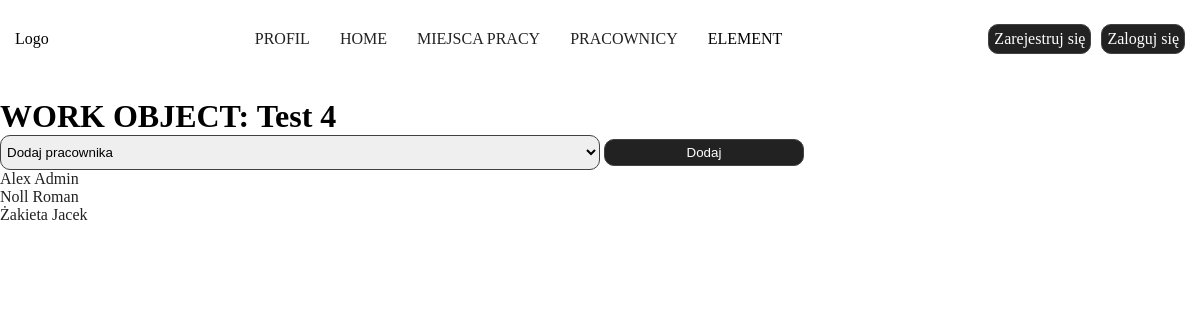
/work_object/56/, run on an earlier commit of the app's database.
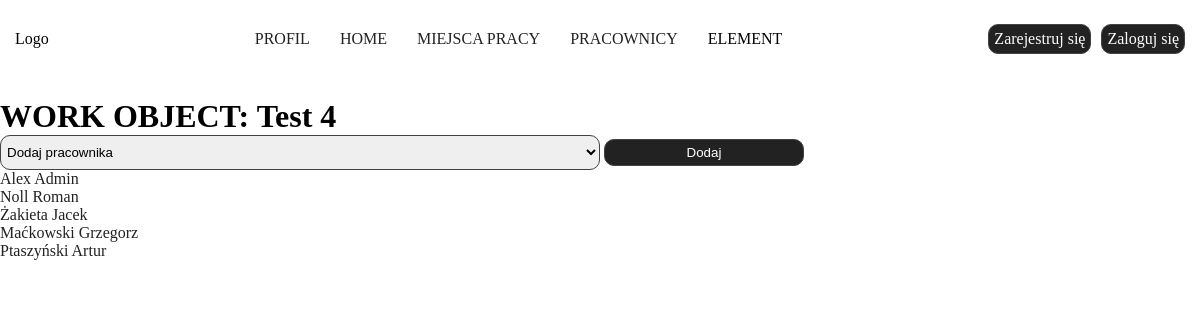
And on a later commit of the database.
### users/models.py (models this page shows, shortened)
class CustomUser(AbstractBaseUser, PermissionsMixin):
    username = models.CharField(
        _('Użytkownik'),
        null=True,
        max_length= 255,
        )
    email = models.EmailField(_("email"), unique=True)
    fp_token = models.CharField(
        null=True,
        max_length=192,
        unique=True,
    )
    birthday = models.CharField(
        _('Data urodzenia'),
        null=True,
        max_length= 55,
        )
    birthplace = models.CharField(
        _('Miejsce urodzenia'),
        null=True,
        max_length= 255,
        )
    workplace = models.CharField(
        _('Miejsce pracy'),
        null=True,
        max_length= 255,
        )
    religion = models.CharField(
        _('Religia'),
        null=True,
        max_length= 255,
        )
    insurance_number = models.CharField(
        _('Numer ubezpieczenia'),
        null=True,
        max_length= 255,
        )
    tax_number = models.CharField(
        _('Numer podatkowy'),
        null=True,
        max_length= 255,
        )
    adress_pl = models.CharField(
        _('Adres w Polsce'),
        null=True,
        max_length= 255,
        )
    adress_de = models.CharField(
        _('Adres w Niemczech'),
        null=True,
        max_length= 255,
        )
    profession = models.CharField(
        _('Zawód'),
        null=True,
        max_length= 255,
        )
    position = models.CharField(
        _('Stanowisko (pracuje w)'),
        null=True,
        max_length= 255,
        )
    internal_tax_number = models.CharField(
        _('Wewnętrzny numer podatkowy'),
        null=True,
        max_length= 255,
        )
    nfz_name = models.CharField(
        _('NFZ - nazwa'),
        null=True,
        max_length= 255,
        )
    nfz_adress = models.CharField(
        _('NFZ - adres'),
        null=True,
        max_length= 255,
        )
    phone_number = models.CharField(
        _('Telefon'),
        null=True,
        max_length= 255,
        )
    bank = models.CharField(
        _('Nazwa banku'),
        null=True,
        max_length= 255,
        )
    bic_swift = models.CharField(
        _('BIC/SWIFT'),
        null=True,
        max_length= 255,
        )
    bank_account = models.CharField(
        _('Konto i właściciel'),
        null=True,
        max_length= 255,
        )
    health_insurance_de = models.CharField(
        _('Ubezpieczenie w Niemczech'),
        null=True,
        max_length= 255,
        )
    health_insurance_de_number = models.CharField(
        _('KK VersNr'),
        null=True,
        max_length= 255,
        )
    shoe_size = models.CharField(
        _('Rozmiar buta'),
        null=True,
        max_length= 255,
        )
    growth = models.CharField(
        _('Wzrost'),
        null=True,
        max_length= 255,
        )
    work_clothes = models.CharField(
        _('Ubranie robocze'),
        null=True,
        max_length= 255,
        )
    rights = models.CharField(
        _('Uprawnienia'),
        null=True,
        max_length= 255,
        )
    is_staff = models.BooleanField(default=False)
    is_active = models.BooleanField(default=True)
    date_joined = models.DateTimeField(
        _('Data rejestracji'),
        default=timezone.now,
        )
    USERNAME_FIELD = "email"
    REQUIRED_FIELDS = []
    objects = CustomUserManager()
    def __str__(self):
        return self.username

### main/views.py (the view, shortened to what this page needs)
# urls.py: path('work_object/<pk>/', workObjectView, name='work_object'),
def workObjectView(request, **kwargs):
    allusers = CustomUser.objects.all()
    work_object = WorkObject.objects.get(id=kwargs['pk'])
    users = work_object.user.all()
    context = {
        'work_object': work_object,
        'users': users,
        'allusers': allusers,
    }
    return render(request, 'work_object.html', context)

### main/templates/work_object.html (shortened to what this page needs)
{% extends 'base.html' %}
{% load static %}
    {% block content %}
    <div class="cwo_checkbox_cont">
        <h1>WORK OBJECT: {{work_object.name}}</h1>
        <form  method="POST" enctype="multipart/form-data">
            <select name="user" class="cwo_input">
                <option value="">Dodaj pracownika</option>
            </select>
            <button class="cwo_btn" type="submit"><p class="btn-title">Dodaj</p></button>
        </form>
            {% for user in users %}
            <li><a href="{% url 'workobject_raport' user.pk work_object.pk %}">{{user.username}}</a></li>
            {% endfor %}
    </div>
    {% endblock %}

What changed in the data, as far as the page shows it:
now on this page (row edited): CustomUser: username "Maćkowski Grzegorz"
added CustomUser: username "Ptaszyński Artur"
